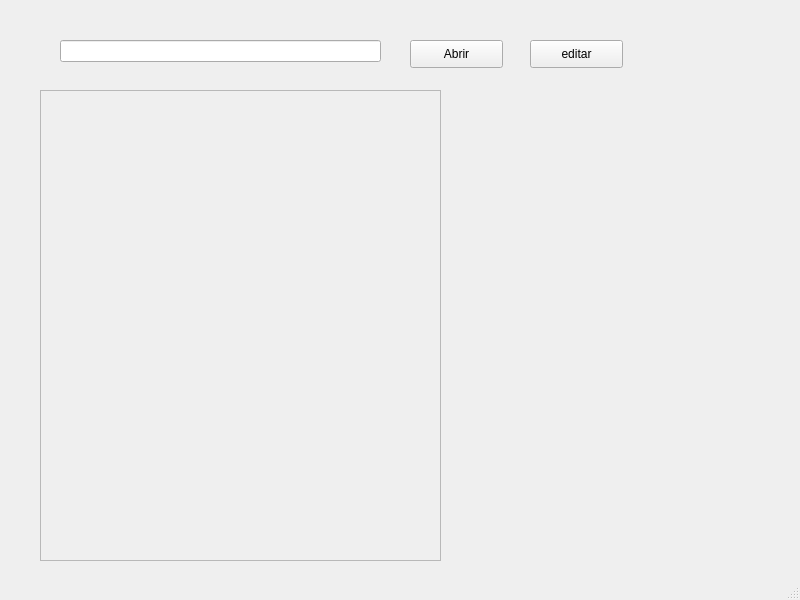
<?xml version="1.0" encoding="UTF-8"?>
<ui version="4.0">
 <class>MainWindow</class>
 <widget class="QMainWindow" name="MainWindow">
  <property name="geometry">
   <rect>
    <x>0</x>
    <y>0</y>
    <width>800</width>
    <height>600</height>
   </rect>
  </property>
  <property name="windowTitle">
   <string>MainWindow</string>
  </property>
  <widget class="QWidget" name="centralwidget">
   <widget class="QPushButton" name="btn_search">
    <property name="geometry">
     <rect>
      <x>410</x>
      <y>40</y>
      <width>93</width>
      <height>28</height>
     </rect>
    </property>
    <property name="text">
     <string>Abrir</string>
    </property>
   </widget>
   <widget class="QLineEdit" name="lnl_archivo">
    <property name="geometry">
     <rect>
      <x>60</x>
      <y>40</y>
      <width>321</width>
      <height>22</height>
     </rect>
    </property>
   </widget>
   <widget class="QPushButton" name="btn_editar">
    <property name="geometry">
     <rect>
      <x>530</x>
      <y>40</y>
      <width>93</width>
      <height>28</height>
     </rect>
    </property>
    <property name="text">
     <string>editar</string>
    </property>
   </widget>
   <widget class="QFrame" name="frame_archivo">
    <property name="geometry">
     <rect>
      <x>40</x>
      <y>90</y>
      <width>401</width>
      <height>471</height>
     </rect>
    </property>
    <property name="frameShape">
     <enum>QFrame::StyledPanel</enum>
    </property>
    <property name="frameShadow">
     <enum>QFrame::Raised</enum>
    </property>
   </widget>
  </widget>
  <widget class="QStatusBar" name="statusbar"/>
 </widget>
 <resources/>
 <connections/>
</ui>
